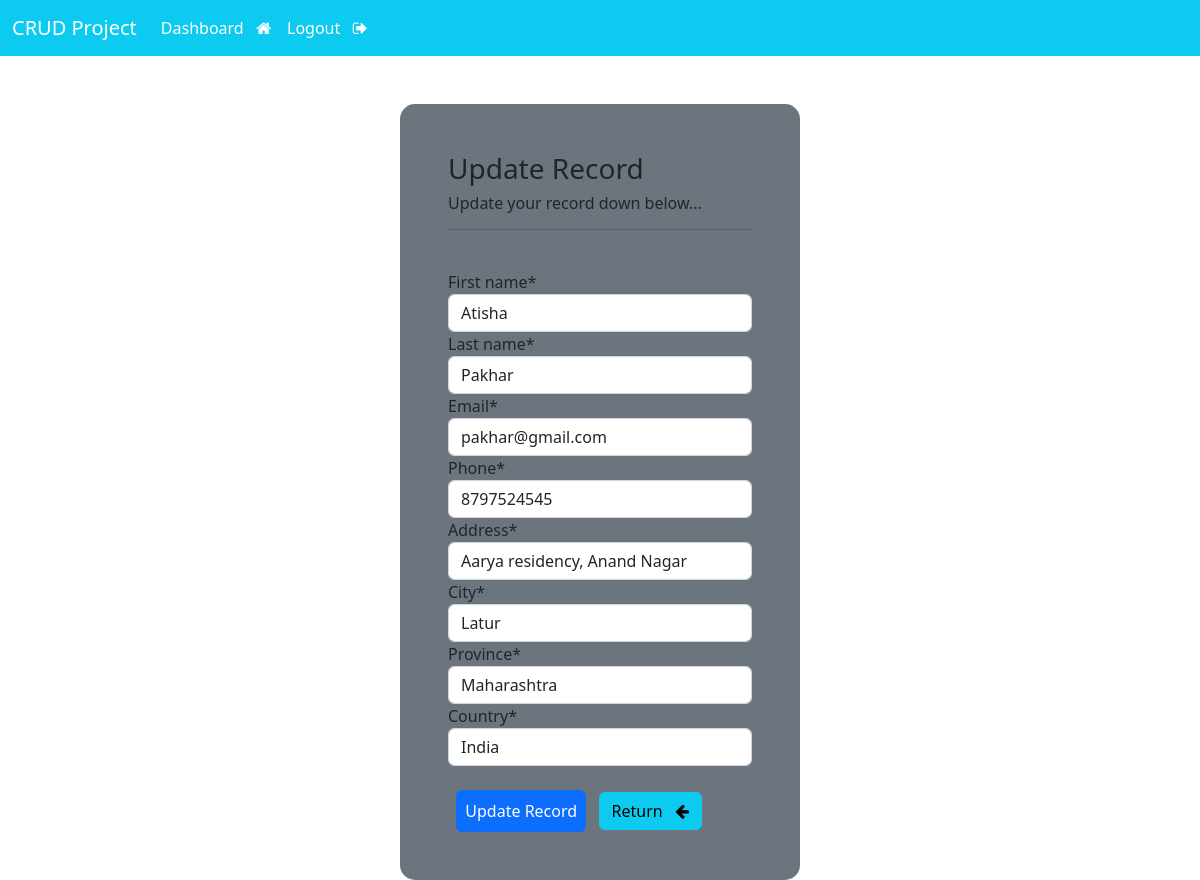
The app's page /update-record/4/ (signed in) with its own data.
### crud/models.py (models this page shows)
class Record(models.Model):
    creation_date = models.DateTimeField(auto_now_add=True)
    first_name = models.CharField(max_length=100)
    last_name = models.CharField(max_length=100)
    email = models.EmailField(max_length=255)
    phone = models.IntegerField()
    address =models.CharField(max_length=250)
    city = models.CharField(max_length=100)
    province = models.CharField(max_length=200)
    country = models.CharField(max_length=100)

### crud/views.py (the view)
# urls.py: path('update-record/<int:pk>/', views.update_record, name='update-record'),
@login_required(login_url='login')
def update_record(request,pk):
    record = Record.objects.get(id=pk)
    form = UpdateRecordForm (instance=record)
    if request.method == 'POST':
        form = UpdateRecordForm(request.POST, instance=record)
        if form.is_valid():
            form.save()
            messages.success(request, "Record Updated Successfully ")
            return redirect("dashboard")
    return render(request,'crud/update-record.html',{'forms':form})

### crud/forms.py
class UpdateRecordForm(forms.ModelForm):
    class Meta:
        model = Record
        fields = ['first_name','last_name','email','phone','address','city','province','country']

### crud/templates/crud/update-record.html (shortened to what this page needs)
{% extends 'crud/base.html' %}
{% load crispy_forms_tags %}
{% block content %}
<body>
    <div class="container container-sm bg-secondary shadow-md p-5 form-layout">
        <h3>Update Record </h3>
        <h6>Update your record down below...</h6>
        <hr>
        <br>
        <form action="" method="post">
            {{forms|crispy}}
            <br>
            <button type="submit" class="btn btn-primary btn-block p-2">Update Record </button>
            <a href="{% url 'dashboard' %}" class="btn btn-info">Return &nbsp; <i class="fa fa-arrow-left"
                    aria-hidden="true"></i></a>
        </form>
    </div>
</body>
{% endblock %}

### crud/templates/crud/update-record.html (style rules this page uses)
.form-layout { border-radius: 15px; width: 400px; }

### records on screen
Record: first_name "Atisha", last_name "Pakhar", email "pakhar@gmail.com", phone "8797524545", address "Aarya residency, Anand Nagar", city "Latur", province "Maharashtra", country "India"
